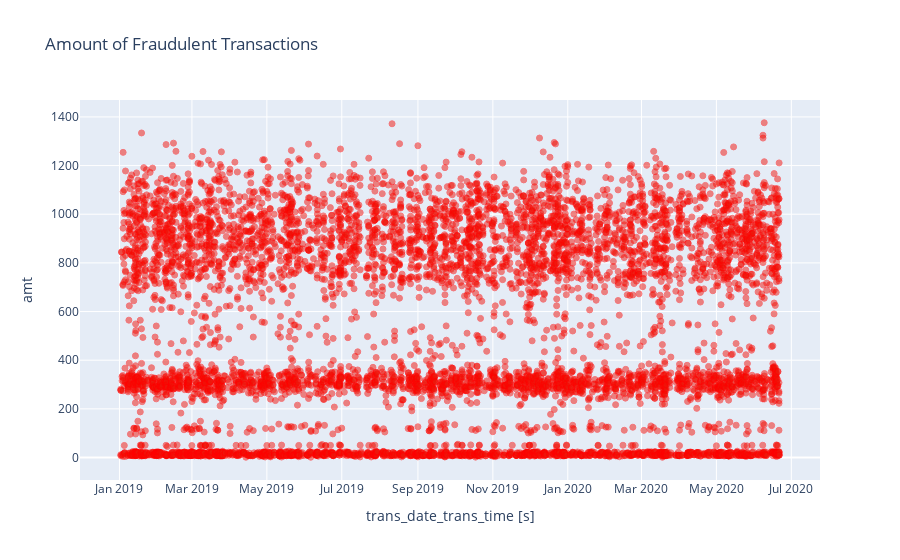

The notebook cell saved with this chart:
### Code cell
import plotly.graph_objs as go
from plotly.offline import iplot

# Assuming 'Class', 'Time', and 'Amount' are correct column names in your DataFrame
# Selecting rows where transactions are fraudulent
fraud = data_df.loc[data_df['is_fraud'] == 1]

# Creating a Scatter plot trace
trace = go.Scatter(
    x=fraud['trans_date_trans_time'], y=fraud['amt'],
    name='amt',
    marker=dict(
        color='rgb(238,23,11)',
        line=dict(
            color='red',
            width=1
        ),
        opacity=0.5
    ),
    text=fraud['amt'],
    mode="markers"
)

# Defining the layout of the plot
layout = go.Layout(
    title='Amount of Fraudulent Transactions',
    xaxis=dict(title='trans_date_trans_time [s]', showticklabels=True),
    yaxis=dict(title='amt'),
    hovermode='closest'
)

# Creating a figure with the data and layout
fig = go.Figure(data=[trace], layout=layout)

# Displaying the plot
iplot(fig, filename='fraud-amount')

### Figure 1 — Plotly figure (JSON) as saved in the notebook; plotly's stock layout.template omitted (floating-point values rounded to 4 significant figures; data arrays with more than 128 entries replaced by an {"elided": "..."} marker saying what was removed)
{"data": [{"marker": {"color": "rgb(238,23,11)", "line": {"color": "red", "width": 1}, "opacity": 0.5}, "mode": "markers", "name": "amt", "text": {"elided": "7506 float values"}, "type": "scatter", "x": {"elided": "7506 str values"}, "y": {"elided": "7506 float values"}}], "layout": {"hovermode": "closest", "title": {"text": "Amount of Fraudulent Transactions"}, "xaxis": {"showticklabels": true, "title": {"text": "trans_date_trans_time [s]"}}, "yaxis": {"title": {"text": "amt"}}}}
